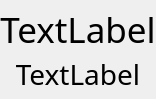
<?xml version="1.0" encoding="UTF-8"?>
<ui version="4.0">
 <class>Frame</class>
 <widget class="QFrame" name="Frame">
  <property name="geometry">
   <rect>
    <x>0</x>
    <y>0</y>
    <width>110</width>
    <height>69</height>
   </rect>
  </property>
  <property name="font">
   <font>
    <family>SF Compact Display</family>
   </font>
  </property>
  <property name="windowTitle">
   <string>Frame</string>
  </property>
  <layout class="QVBoxLayout" name="verticalLayout" stretch="1,3">
   <property name="spacing">
    <number>1</number>
   </property>
   <property name="leftMargin">
    <number>0</number>
   </property>
   <property name="topMargin">
    <number>5</number>
   </property>
   <property name="rightMargin">
    <number>0</number>
   </property>
   <property name="bottomMargin">
    <number>5</number>
   </property>
   <item>
    <widget class="DynamicLabel" name="title">
     <property name="sizePolicy">
      <sizepolicy hsizetype="Preferred" vsizetype="Fixed">
       <horstretch>0</horstretch>
       <verstretch>0</verstretch>
      </sizepolicy>
     </property>
     <property name="font">
      <font>
       <family>SF Compact Display</family>
       <pointsize>26</pointsize>
      </font>
     </property>
     <property name="text">
      <string>TextLabel</string>
     </property>
     <property name="alignment">
      <set>Qt::AlignBottom|Qt::AlignHCenter</set>
     </property>
    </widget>
   </item>
   <item>
    <widget class="DynamicLabel" name="value">
     <property name="font">
      <font>
       <family>SF Compact Display</family>
       <pointsize>21</pointsize>
      </font>
     </property>
     <property name="text">
      <string>TextLabel</string>
     </property>
     <property name="alignment">
      <set>Qt::AlignHCenter|Qt::AlignTop</set>
     </property>
    </widget>
   </item>
  </layout>
 </widget>
 <customwidgets>
  <customwidget>
   <class>DynamicLabel</class>
   <extends>QLabel</extends>
   <header>widgets/DynamicLabel</header>
  </customwidget>
 </customwidgets>
 <resources/>
 <connections>
  <connection>
   <sender>Frame</sender>
   <signal>clicked()</signal>
   <receiver>Frame</receiver>
   <slot>update()</slot>
   <hints>
    <hint type="sourcelabel">
     <x>54</x>
     <y>34</y>
    </hint>
    <hint type="destinationlabel">
     <x>54</x>
     <y>34</y>
    </hint>
   </hints>
  </connection>
 </connections>
 <slots>
  <signal>clicked()</signal>
 </slots>
</ui>
